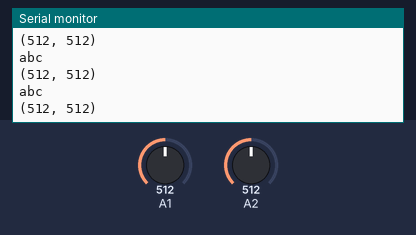
This sketch was run on a simulated Arduino Uno, built with avr-gcc and run on an emulated ATmega328P. Parts: the last lines printed to the serial monitor. The inputs (shaded band) are chosen by the test bench; at power-on: A1 = 512, A2 = 512.

Above: at 1.2 s.
1.3 s: A1 set to 716
At 1.56 s:
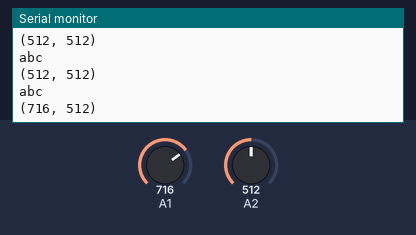
2.8 s: A2 set to 716
At 2.97 s:
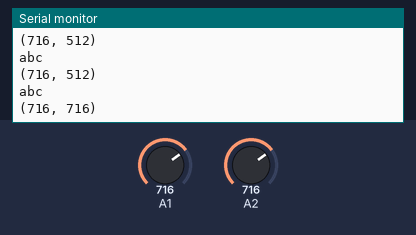
4.3 s: A1 set to 900
At 4.37 s:
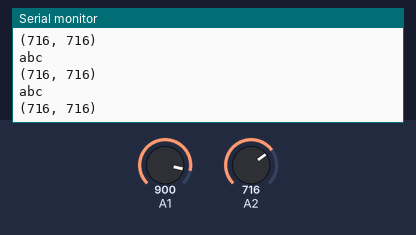
5.8 s: A2 set to 900
At 5.98 s:
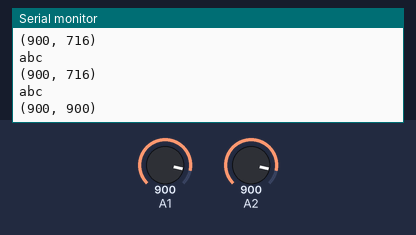
Timing chart, 0 to 8.3 s (numbered marks = the images above; inputs shaded):
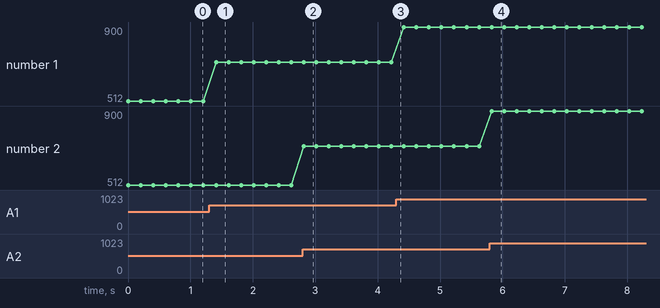

Measured:
- after the input at 1.3 s, the serial monitor: prints a new line after 0.11 s (image 1)
- after the input at 2.8 s, the serial monitor: prints a new line at once (image 2)
- after the input at 5.8 s, the serial monitor: prints a new line at once (image 4)
- plotted number 1: 512 → 716 after the input at 1.3 s, 716 → 900 after the input at 4.3 s

The sketch:

joistick.ino
```cpp
void setup(){
    Serial.begin(9600);
    pinMode(A1,INPUT);
    pinMode(A2,INPUT);
}
void loop(){
    Serial.println("abc");
    String a1="(";
    a1+=String(analogRead(A1));
    a1+=", ";
    a1+=String(analogRead(A2));
    a1+=")";
    Serial.println(a1.c_str());
    delay(200);
}
```
